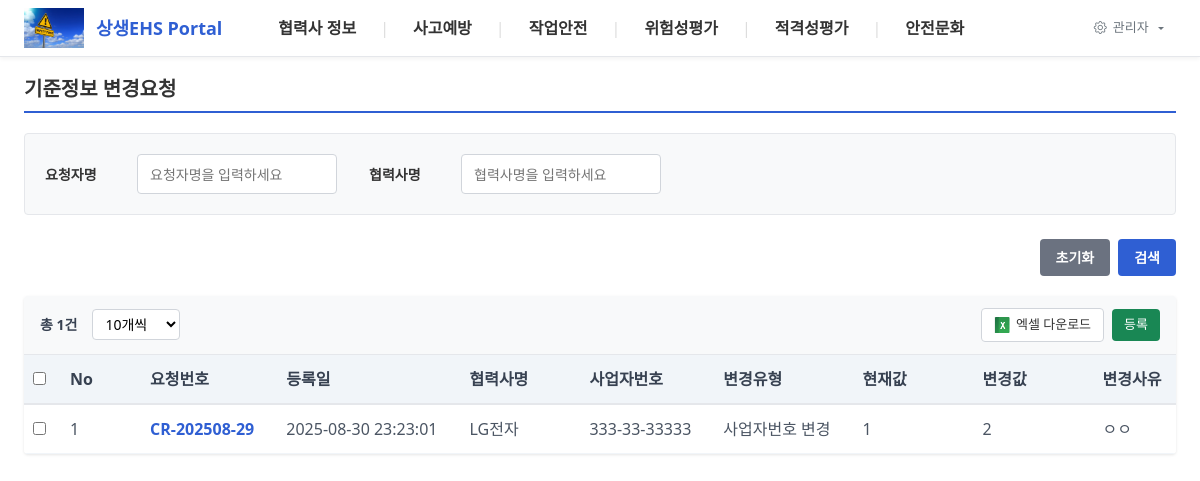
/partner-change-request, run on the app's committed database.
### tables this page shows
CREATE TABLE partner_change_requests (
                id INTEGER PRIMARY KEY AUTOINCREMENT,
                request_number TEXT UNIQUE,
                requester_name TEXT NOT NULL,
                requester_department TEXT NOT NULL,
                company_name TEXT NOT NULL,
                business_number TEXT NOT NULL,
                change_type TEXT NOT NULL,
                current_value TEXT NOT NULL,
                new_value TEXT NOT NULL,
                change_reason TEXT NOT NULL,
                status TEXT DEFAULT 'pending',
                created_at TIMESTAMP DEFAULT CURRENT_TIMESTAMP,
                updated_at TIMESTAMP DEFAULT CURRENT_TIMESTAMP
            , is_deleted INTEGER DEFAULT 0, custom_data TEXT);

CREATE TABLE dropdown_option_codes_v2 (
            id INTEGER PRIMARY KEY AUTOINCREMENT,
            board_type TEXT NOT NULL,
            column_key TEXT NOT NULL,
            option_code TEXT NOT NULL,
            option_value TEXT NOT NULL,
            display_order INTEGER DEFAULT 0,
            is_active INTEGER DEFAULT 1,
            created_at TIMESTAMP DEFAULT CURRENT_TIMESTAMP,
            updated_at TIMESTAMP DEFAULT CURRENT_TIMESTAMP,
            created_by TEXT,
            updated_by TEXT,
            UNIQUE(board_type, column_key, option_code)
        );

### app.py (the view)
@app.route("/partner-change-request")
def partner_change_request_route():
    return partner_change_request()

### app.py (called while the page is built, shortened)
def get_db_connection(timeout=10.0):
    conn = sqlite3.connect(db_config.local_db_path, timeout=timeout)
    cursor = conn.cursor()
    cursor.execute("PRAGMA journal_mode=WAL")
    cursor.execute("PRAGMA busy_timeout=5000")
    cursor.execute("PRAGMA synchronous=NORMAL")
    return conn

def init_sample_data():
    conn = partner_manager.db_config.get_sqlite_connection()
    cursor = conn.cursor()
    try:
        cursor.execute("SELECT COUNT(*) FROM partners_cache")
        count = cursor.fetchone()[0]
        cursor.execute("PRAGMA table_info(partners_cache)")
        columns = [col[1] for col in cursor.fetchall()]
        if count > 0:
            conn.close()
            return
    except Exception as e:
        logging.warning(f"데이터 확인 중 오류: {e}")

@app.before_request
def before_request():
    if request.path != '/data-recovery':
        init_db()

@app.after_request
def add_header(response):
    response.headers['Cache-Control'] = 'no-cache, no-store, must-revalidate'
    response.headers['Pragma'] = 'no-cache'
    response.headers['Expires'] = '0'
    return response

### board_services.py (called while the page is built)
    def list(self, column_key: str) -> List[Dict]:
        conn = get_db_connection(self.db_path)
        conn.row_factory = sqlite3.Row
        codes = conn.execute("""
            SELECT * FROM dropdown_option_codes_v2
            WHERE board_type = ? AND column_key = ? AND is_active = 1
            ORDER BY display_order
        """, (self.board_type, column_key)).fetchall()
        if not codes:
            codes = conn.execute("""
                SELECT * FROM dropdown_option_codes
                WHERE column_key = ? AND is_active = 1
                ORDER BY display_order
            """, (column_key,)).fetchall()
        conn.close()
        return [dict(code) for code in codes]

### database_config.py (called while the page is built)
def execute_SQL(query):
    if not IQADB_AVAILABLE:
        raise Exception("IQADB_CONNECT310 모듈을 사용할 수 없습니다.")
    conn = iqadb1()
    try:
        with conn.cursor() as cur:
            cur.execute(query)
            data = cur.fetchall()
            col_names = [desc[0] for desc in cur.description]
            df = pd.DataFrame(data, columns=col_names)
            return df
    except Exception as e:
        print(f"[ERROR] execute_SQL 실행 중 오류: {e}")
        traceback.print_exc()
        raise e
    finally:
        conn.close()

    def get_sqlite_connection(self):
        return sqlite3.connect(self.local_db_path)

### templates/partner-change-request.html (shortened to what this page needs)
{% extends "base.html" %}
{% from 'includes/table_controls.html' import render_table_controls %}
{% from 'includes/search_controls.html' import render_search_section, render_search_buttons %}
{% block content %}
<div class="page-header">
    <h2 class="page-title">기준정보 변경요청</h2>
</div>
<div class="search-section">
    <form method="GET" class="search-form">
        <div class="search-fields">
            <div class="search-group">
                <label>요청자명</label>
                <input type="text" name="requester_name" value="{{ request.args.get('requester_name', '') }}" placeholder="요청자명을 입력하세요">
            </div>
            <div class="search-group">
                <label>협력사명</label>
                <input type="text" name="company_name" value="{{ request.args.get('company_name', '') }}" placeholder="협력사명을 입력하세요">
            </div>
        </div>
    </form>
</div>
<div class="search-buttons-section">
    {{ render_search_buttons() }}
</div>
<div class="table-section">
    {{ render_table_controls(total_count, show_excel=True, show_register=True) }}
    <div class="table-wrapper">
        <table class="data-table">
            <thead>
                <tr>
                    <th class="checkbox-column"><input type="checkbox" id="selectAll" onchange="toggleSelectAll()"></th>
                    <th class="fixed-col" style="width: 45px;">No</th>
                    <th>요청번호</th>
                    <th>등록일</th>
                    <th>협력사명</th>
                    <th>사업자번호</th>
                    <th>변경유형</th>
                    <th>현재값</th>
                    <th>변경값</th>
                    <th>변경사유</th>
                </tr>
            </thead>
            <tbody>
                {% for item in change_requests %}
                <tr>
                    <td class="checkbox-column">
                        <input type="checkbox" class="request-checkbox" value="{{ item.id }}" onchange="updateDeleteButton()">
                    </td>
                    <td class="fixed-col" style="width: 45px;">
                        {{ item.no }}
                    </td>
                    <td>
                        <a href="javascript:void(0)" class="company-link" onclick="openChangeRequestModal('{{ item.id }}')">
                            {% if item.request_number %}
                                {{ item.request_number }}
                            {% else %}
                                CR-{{ item.id or '-' }}
                            {% endif %}
                        </a>
                    </td>
                    <td>{{ item.created_at or '-' }}</td>
                    <td>{{ item.company_name or '-' }}</td>
                    <td>{{ item.business_number or '-' }}</td>
                    <td>{{ item.change_type_label or item.change_type or '-' }}</td>
                    <td>{{ item.current_value or '-' }}</td>
                    <td>{{ item.new_value or '-' }}</td>
                    <td>{{ item.change_reason or '-' }}</td>
                </tr>
                {% else %}
                <tr>
                    <td colspan="14" class="no-data">검색 결과가 없습니다.</td>
                </tr>
                {% endfor %}
            </tbody>
        </table>
    </div>
</div>
{% endblock %}

### templates/base.html (style rules this page uses)
html, body { overflow-x: hidden; width: 100%; max-width: 100vw; }

### templates/partner-change-request.html (style rules this page uses)
.page-header { background: #fff; margin-bottom: 20px; padding-bottom: 10px; border-bottom: 2px solid #2f5fd3; }
.page-title { color: #333; font-size: 20px; font-weight: 700; margin: 0; }
.search-section { background: #f8f9fa; padding: 20px; margin-bottom: 20px; border-radius: 4px; border: 1px solid #e5e7eb; }
.search-form { width: 100%; }
.search-fields { display: flex; gap: 32px; flex-wrap: wrap; }
.search-group { display: flex; align-items: center; gap: 12px; flex: 0 0 auto; }
.search-group label { font-weight: 600; color: #333; font-size: 14px; white-space: nowrap; width: 80px; flex-shrink: 0; text-align: left; }
.search-group input[type="text"], .search-group input[type="date"], .search-group input[type="number"] { height: 40px; border: 1px solid #d1d5db; border-radius: 4px; font-size: 14px; box-sizing: border-box; width: 200px; padding: 0 12px; }
.search-buttons-section { margin-bottom: 20px; padding: 0; }
.table-section { background: white; border-radius: 4px; overflow: hidden; box-shadow: 0 1px 3px rgba(0, 0, 0, 0.1); }
.table-wrapper { overflow-x: auto; max-height: 70vh; position: relative; }
.data-table { width: 100%; border-collapse: collapse; background: white; min-width: 1200px; }
.data-table th { background: #f8f9fa; color: #333; font-weight: 600; text-align: left; padding: 12px 8px; border-bottom: 2px solid #e5e7eb; position: sticky; top: 0; z-index: 10; white-space: nowrap; }
.data-table td { padding: 12px 8px; border-bottom: 1px solid #f1f3f4; color: #333; word-wrap: break-word; }
.fixed-col { position: sticky; left: 0; background: white; z-index: 5; box-shadow: 2px 0 4px rgba(0, 0, 0, 0.1); min-width: 150px; }
.data-table th.fixed-col { z-index: 15; background: #f8f9fa; }
.company-link { color: #2f5fd3; text-decoration: none; font-weight: 500; }
.checkbox-column { width: 30px !important; min-width: 30px !important; max-width: 30px !important; padding: 4px !important; text-align: center !important; }
.page-header { margin-bottom: 20px; padding-bottom: 10px; border-bottom: 2px solid #2f5fd3; }
.page-title { font-size: 20px; font-weight: 700; color: #333; margin: 0; }
.search-group input[type="text"], .search-group input[type="number"], .filter-select input[type="text"] { height: 40px; border: 1px solid #d1d5db; border-radius: 4px; font-size: 14px; box-sizing: border-box; }
.search-group input[type="text"]:not(.filter-select input) { width: 200px; padding: 0 12px; }
.search-buttons-section { margin-bottom: 20px; }
.table-section { background: white; border-radius: 4px; overflow: hidden; box-shadow: 0 1px 3px rgba(0,0,0,0.1); }
.table-wrapper { overflow-x: auto; position: relative; }
.data-table { width: max-content; min-width: 100%; border-collapse: collapse; }
.data-table th { background: #f1f5f9; padding: 12px 16px; text-align: left; font-weight: 600; color: #374151; border-bottom: 2px solid #e5e7eb; white-space: nowrap; min-width: 120px; }
.data-table th.fixed-col { position: sticky; left: 0; z-index: 2; background: #f1f5f9; box-shadow: 2px 0 4px rgba(0,0,0,0.05); min-width: 80px; width: 80px; }
.data-table td { padding: 12px 16px; border-bottom: 1px solid #f1f5f9; color: #4b5563; white-space: nowrap; min-width: 120px; }
.data-table td.fixed-col { position: sticky; left: 0; z-index: 1; background: white; box-shadow: 2px 0 4px rgba(0,0,0,0.05); min-width: 80px; width: 80px; }
.company-link { color: #2f5fd3; text-decoration: none; font-weight: 600; }

### data on the page
partner_change_requests: request_number "CR-202508-29", created_at "2025-08-30 23:23:01", company_name "LG전자", business_number "333-33-33333", change_reason "ㅇㅇ"
dropdown_option_codes_v2: option_value "사업자번호 변경"

### other printed values
{{ m.title }} "협력사 정보" "사고예방" "작업안전" "위험성평가" "적격성평가" "안전문화"
{{ total_count }} "1"
{{ item.no }} "1"
{{ item.current_value or '-' }} "1"
{{ item.new_value or '-' }} "2"
